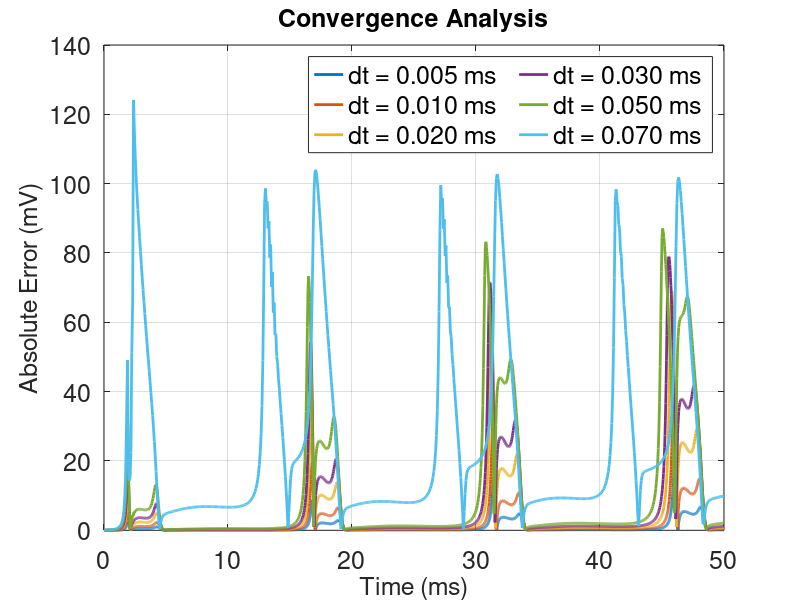

This chart was generated by the following MATLAB code:
% Updated parameters for the modified HH model
E_Na = 115;     % Sodium reversal potential (mV)
E_K = -12;      % Potassium reversal potential (mV)
V_leak = 10.613;% Leak reversal potential (mV)
C = 1.0;         % Membrane capacitance (uF/cm^2)
G_K = 36.0;      % Potassium maximum conductance (mS/cm^2)
G_Na = 120.0;    % Sodium maximum conductance (mS/cm^2)
G_leak = 0.3;    % Leak maximum conductance (mS/cm^2)

% % Rest of the code remains the same as in the previous response
% % Parameters for the HH model
V_baseline = -70;% Resting membrane potential (mV)
% deltaV = 10;     % Step input amplitude (mV)

% Time parameters
final_time = 50; % Simulation time (ms)
dt_ref = 0.001;  % Reference time step size (ms)

% Define the HH model equations with modified alpha and beta functions
hh_deriv = @(t, V, m, h, n, I) [
    (-G_Na * m^3 * h * (V - E_Na) - G_K * n^4 * (V - E_K) - G_leak * (V - E_leak) + I) / C;
    0.1 * ((V - 25) / (1 - exp(-(V - 25) / 10))) * (1 - m) - 4 * exp(-V / 18) * m;
    0.07 * exp(-V / 20) * (1 - h) - 1 / (1 + exp(-(V - 30) / 10)) * h;
    0.01 * ((V - 10) / (1 - exp(-(V - 10) / 10))) * (1 - n) - 0.125 * exp(-V / 80) * n
];

% Initialize arrays to store results
time_steps = [dt_ref, 0.005,0.01, 0.02, 0.03, 0.05,0.07]; % Time step sizes to analyze

% time_steps = [dt_ref, 0.05]; % Time step sizes to analyze


membrane_potentials = cell(length(time_steps), 1);

% Simulate the HH model for each time step size
for i = 1:length(time_steps)
    dt = time_steps(i);
    tspan = 0:dt:final_time;
    if i == 1
        t_plot = 0:dt:final_time;
    end


    num_steps = length(tspan);
    
    % Initialize variables
    V = zeros(num_steps, 1);
    m = zeros(num_steps, 1);
    h = zeros(num_steps, 1);
    n = zeros(num_steps, 1);
    I = zeros(num_steps, 1);
    

    % Apply step input current
    t_start = 0; % Start of the step input (ms)
    t_end = 50;   % End of the step input (ms)
    I(tspan >= t_start & tspan <= t_end) = 10; % Amplitude of the step input
    
    % Initial conditions
    % V(1) = V_baseline; % Initial membrane potential with step input
    V = 0;
    alpha_n=0.01*(10-V)/(exp((10-V)/10)-1);
    beta_n=0.125*exp(-V/80);
    alpha_m=0.1*(25-V)/(exp((25-V)/10)-1);
    beta_m=4*exp(-V/18);
    alpha_h=0.07*exp(-V/20);
    beta_h=1/(exp((30-V)/10)+1);

    n(1)=alpha_n/(alpha_n+beta_n);
    m(1)=alpha_m/(alpha_m+beta_m);
    h(1)=alpha_h/(alpha_h+beta_h);   
    
    % Time-stepping loop (Euler method)
    for j = 1:num_steps-1
        % Calculate alpha and beta values for gating variables at time j
        alpha_n = 0.01 * (10 - V(j)) / (exp((10 - V(j)) / 10) - 1);
        beta_n = 0.125 * exp(-V(j) / 80);
        alpha_m = 0.1 * (25 - V(j)) / (exp((25 - V(j)) / 10) - 1);
        beta_m = 4 * exp(-V(j) / 18);
        alpha_h = 0.07 * exp(-V(j) / 20);
        beta_h = 1 / (exp((30 - V(j)) / 10) + 1);

        % Update gating variables
        n(j+1) = n(j) + dt * (alpha_n * (1 - n(j)) - beta_n * n(j));
        m(j+1) = m(j) + dt * (alpha_m * (1 - m(j)) - beta_m * m(j));
        h(j+1) = h(j) + dt * (alpha_h * (1 - h(j)) - beta_h * h(j));

        % Calculate membrane potential using updated gating variables
        I_Na = G_Na * m(j+1)^3 * h(j+1) * (V(j) - E_Na);
        I_K = G_K * n(j+1)^4 * (V(j) - E_K);
        I_leak = G_leak * (V(j) - V_leak);
        I_ion = I(j) - I_Na - I_K - I_leak;

        V(j+1) = V(j) + dt * I_ion / C;
    end
    
    membrane_potentials{i} = V;
end

% Calculate error metrics (absolute error)
error_metrics = cell(length(time_steps), 1);
for i = 1:length(time_steps)

    V_ref = membrane_potentials{1};
    V_i = membrane_potentials{i};


    V_ref_dt = time_steps(1)/dt_ref;
    V_i_dt = time_steps(i)/dt_ref;

    error_metrics{i} = abs( V_i(1:V_ref_dt:end) - V_ref(1:V_i_dt:end) );
    
    % length(V_i(1:V_ref_dt:end) )
    % length(V_ref(1:V_i_dt:end) )

end

% Create a convergence analysis plot
% Create a figure with adjusted width and height
figure('Position', [100, 100, 800, 600]);
line_width = 2;

% subplot(1,2,1)
for i = 2:length(time_steps)
    V_i_dt = time_steps(i) / dt_ref;
    plot(t_plot(1:V_i_dt:end), error_metrics{i}, 'DisplayName', sprintf('dt = %.3f ms', time_steps(i)), 'LineWidth',line_width);
    hold on;
end
font_size = 18;
set(gca,'FontSize',font_size)
xlabel('Time (ms)', 'FontSize', font_size); % Enlarge the font size for the labels
ylabel('Absolute Error (mV)', 'FontSize', font_size); % Enlarge the font size for the labels
title('Convergence Analysis', 'FontSize', font_size); % Enlarge the font size for the title
legend('Location', 'Best', 'FontSize', font_size,'NumColumns', 2); % Enlarge the font size for the legend
grid on;

% To save the plot as an image file (optional)
% saveas(gcf, 'convergence_plot.png');


%% Verify the HH model is correct

% subplot(1,2,2)
% for i = 2:length(time_steps)
%     V_i_dt = time_steps(i) / dt_ref;
%     v_plot = membrane_potentials{i};
% 
%     % length(t_plot(1:V_i_dt:end))
%     % length(v_plot(1:V_i_dt:end))
%     plot(t_plot(1:V_i_dt:end), v_plot, 'DisplayName', sprintf('dt = %.3f ms', time_steps(i)), 'LineWidth',line_width);
%     hold on;
% end
% font_size = 18;
% set(gca,'FontSize',font_size)
% xlabel('Time (ms)', 'FontSize', font_size); % Enlarge the font size for the labels
% ylabel('V_m (mV)', 'FontSize', font_size); % Enlarge the font size for the labels
% % title('', 'FontSize', font_size); % Enlarge the font size for the title
% legend('Location', 'Best', 'FontSize', font_size); % Enlarge the font size for the legend
% hold off

